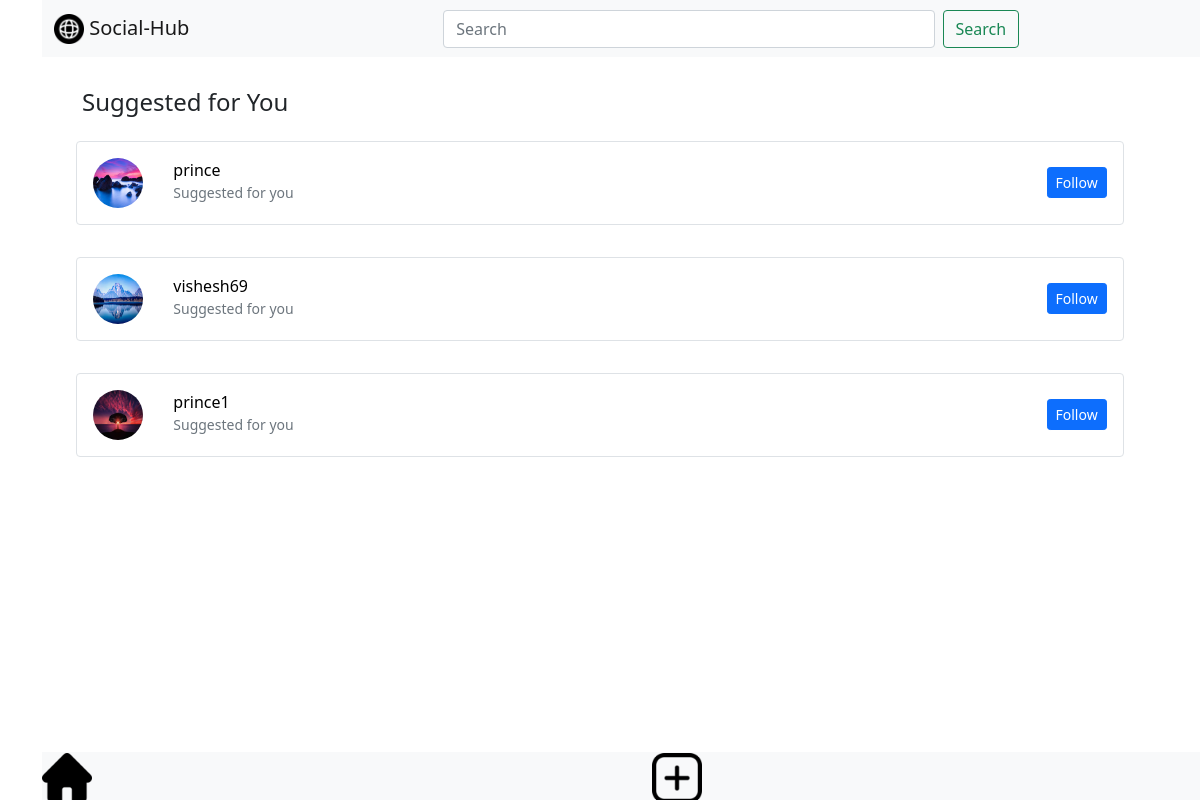
Before: /main/home (signed in) with the older database file.
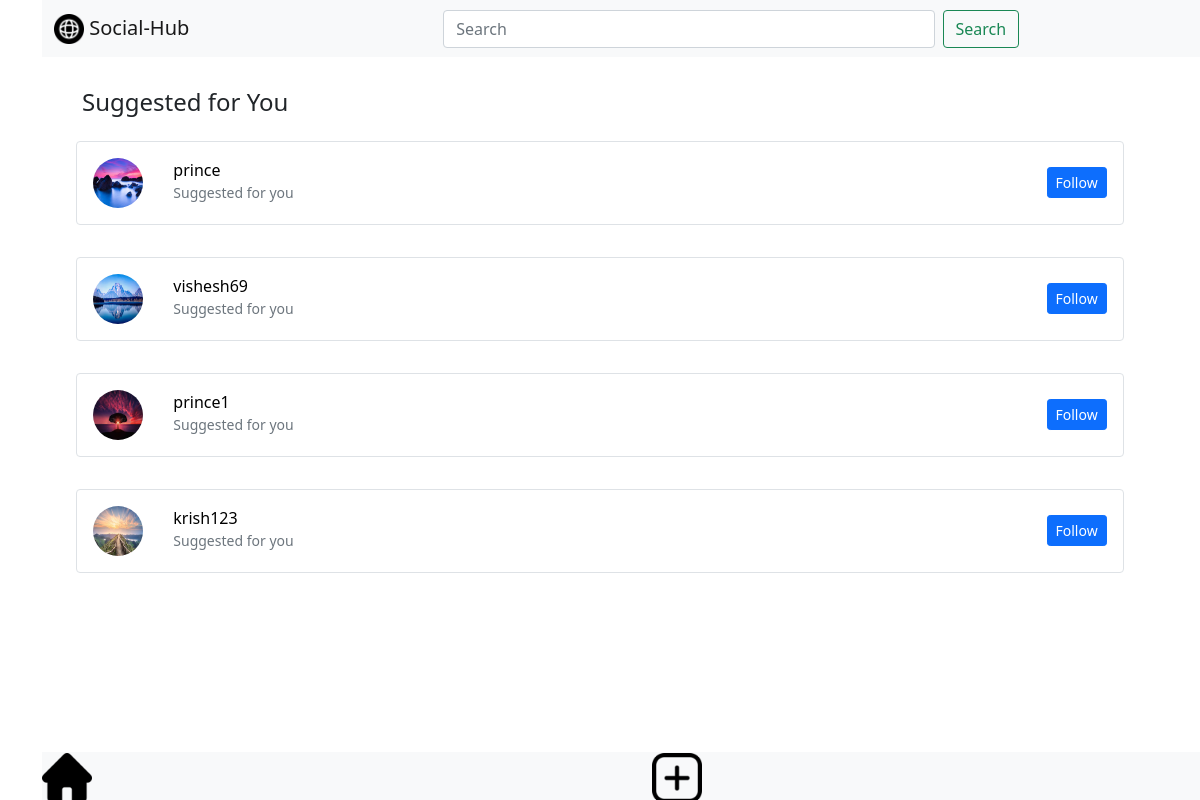
After: the same page with the newer database file.
### my_app/models.py (models this page shows, shortened)
class User_profile (models.Model):
    username=models.ForeignKey(Login_info,on_delete=models.CASCADE)
    name=models.CharField(max_length=50)
    surname=models.CharField(max_length=50)
    mobile_no=models.IntegerField()
    address=models.CharField(max_length=500)
    pincode=models.IntegerField()
    state=models.CharField(max_length=50)
    email=models.EmailField()

class User_profile_img(models.Model):
    username=models.ForeignKey(Login_info,on_delete=models.CASCADE)
    dp=models.ImageField(upload_to=filepath, null=True, blank=True)

class Login_info (models.Model):
    username= models.CharField(max_length =50)
    email=models.EmailField()
    password=models.CharField(max_length =10)

### my_app/views.py (the view, shortened to what this page needs)
# urls.py: 2. Add a URL to urlpatterns:  path('', views.home, name='home')
def home(request):
    post_list=[]
    session_username = request.session['username']
    login_info = Login_info.objects.get(username=session_username)
    fol = Following.objects.all().filter(username=login_info)
    random.shuffle(post_list)
    profiles = User_profile.objects.exclude(username=login_info)
    profile_img_list = []
    for profile in profiles:
        profile_img = User_profile_img.objects.filter(username=profile.username).first()
        profile_img_list.append((profile, profile_img))
    context={
        'posts' : post_list,
        'profile_img_list': profile_img_list,
    }
    return render(request,"home.html" , context)

### template/home.html (shortened to what this page needs)
{%extends 'base.html'%}
{% block body %}
{% block nav %}
<div class="container-fluid" style=" width: 600px;">
    <form action="home" method="POST" class="d-flex">
        <input class="form-control me-2" type="search" placeholder="Search" aria-label="Search" name="username">
        <button class="btn btn-outline-success" type="submit">Search</button>
    </form>
</div>
{% endblock nav %}
{% if posts %}
{% for post , like in posts %}
<div class="post " style=" margin-top: 56px;">
    <a href="searched_user?login_info={{ post.user_pro.username.username }}"
                style="text-decoration: none; color: black;">
        <div class="acc_info">
            {% if post.user_pro_img.dp %}
            <img src="{{ post.user_pro_img.dp.url }}" alt="" width="50" height="50"
                class="d-inline-block align-text-top" style="border-radius: 50%;">
            {% else%}
            <img src="media/temp/user.png" alt="" width="50" height="50" class="d-inline-block align-text-top" style="border-radius: 50%;">
            {% endif %}
            <strong style="font-size: 30px; padding-left: 10px; padding-bottom: 10px;">{{ post.user_pro.username.username }}</strong>
        </div>
    </a>
    <img src="{{ post.post_img.url }}" alt="" style="width: 80vh; padding-top: 10px;">
    <div class="share">
        <a href="like_unlike?post_id={{ post.id }}"><div class="tabs1" style="margin-left: -54px;">
            {% if like %}
                {% if like.like %}
                <img src="media/temp/heart.png" alt="" width="50" height="50" class="d-inline-block align-text-top">
                {% else %}
                <img src="media/temp/unliked.png" alt="" width="50" height="50" class="d-inline-block align-text-top">
                {% endif %}
            {% else %}
                <img src="media/temp/unliked.png" alt="" width="50" height="50" class="d-inline-block align-text-top">
            {% endif %}
        </div></a>
        <!-- <div class="tabs1">
            <img src="media/temp/com.png" alt="" width="50" height="50" class="d-inline-block align-text-top">
        </div> -->
        <div class="tabs1">
            <img src="media/temp/share2.png" alt="" width="50" height="50" class="d-inline-block align-text-top">
        </div>
    </div>
</div>
{% endfor %}
{% else %}
<h4 class="mb-4" style="margin-top: 50px; margin-left: 40px;">Suggested for You</h4>
{% for profile, profile_img  in profile_img_list %}
<div class="container mt-3" style="width: 96%;">
    <div class="row">
        <div class="col-12">
            <a href="searched_user?login_info={{ profile.username.username }}"
                style="text-decoration: none; color: black;">
                <div class="d-flex align-items-center justify-content-between border rounded p-3 mb-3">
                    <div class="d-flex align-items-center">
                        {% if profile_img.dp %}
                        <img src="{{ profile_img.dp.url }}" class="rounded-circle mr-3" alt="User"
                            style="width: 50px; height: 50px;">
                        {% else%}
                        <img src="media/temp/user.png" class="rounded-circle mr-3" alt="User"
                            style="width: 50px; height: 50px;">
                        {% endif %}
                        <div style="padding-left: 30px;">
                            <h6 class="mb-0">{{ profile.username.username }}</h6>
                            <small class="text-muted">Suggested for you</small>
                        </div>
                    </div>
                    <button class="btn btn-primary btn-sm">Follow</button>
                </div>
            </a>
        </div>
    </div>
</div>
{% endfor %}
{% endif %}
{% endblock body %}

### template/base.html (shortened to what this page needs)
<!doctype html>
<html lang="en">
  <head>
    <link href="https://cdn.jsdelivr.net/npm/bootstrap@5.0.2/dist/css/bootstrap.min.css" rel="stylesheet">
  </head>
  <body>
    <div class="container">
        <nav class="navbar navbar-light bg-light" style="position: fixed; top: 0; width: 1262px; background-color: transparent;" >
            <div class="container-fluid">
              <a class="navbar-brand" href="home">
                <img src="media/temp/internet.png" alt="" width="30" height="30" class="d-inline-block align-text-top" >
                Social-Hub
              </a>
              {% block nav %} {% endblock nav %}
            </div>
          </nav>
          {% block body %} {% endblock body %}
          <div class="footer">
                <div class="tabs">
                    <a href="home"><img src="media/temp/home.png" alt="" width="50" height="50" class="d-inline-block align-text-top" ></a>
                </div>
                <div class="tabs">
                  <a href="post_create"> <img src="media/temp/post.png" alt="" width="50" height="50" class="d-inline-block align-text-top"></a>
                </div>
          </div>
    </div>
  </body>
</html>

### template/base.html (style rules this page uses)
* { margin: 0; padding: 0; }
.footer { display: flex; flex-direction: row; position: fixed; bottom: 0; height: 6vh; background-color: #f8f9fa!important; }
.footer .tabs { width: 610px; background-color: none; }

Changed rows visible on the page:
added User_profile: dp (picture), username.username "krish123"
